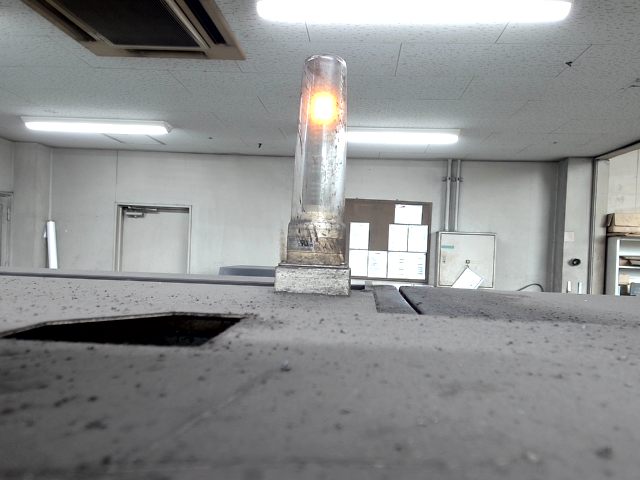
#> input picture sample_img/1.png, 640 x 480 px; its folder holds only this picture in this run
$ python 2.py
#> lines starting #> are read from the running program, lines starting #| are printed output that depends on the picture; after the words box and inside, x2 and y2 are one past the last pixel; in counts of white or black regions, pixels touching at a corner belong together
import cv2
import os
import glob
from datetime import datetime

def get_image_files():
    """sample_imgフォルダから画像ファイルを取得"""
    image_extensions = ['*.jpg', '*.jpeg', '*.png', '*.bmp', '*.tiff', '*.tif']
    image_files = []

    for ext in image_extensions:
        image_files.extend(glob.glob(os.path.join('sample_img', ext)))
        image_files.extend(glob.glob(os.path.join('sample_img', ext.upper())))

    return sorted(image_files)

def select_image_file():
    """画像ファイルを選択する"""
    image_files = get_image_files()

    if not image_files:
        print("sample_imgフォルダに画像ファイルが見つかりません")
        print("対応形式: jpg, jpeg, png, bmp, tiff, tif")
        return None

    if len(image_files) == 1:
        print(f"画像ファイルを読み込みます: {image_files[0]}")
        return image_files[0]

    print("複数の画像ファイルが見つかりました:")
    for i, file in enumerate(image_files):
        print(f"{i + 1}: {os.path.basename(file)}")

    while True:
        try:
            choice = input("画像を選択してください (番号を入力): ")
            index = int(choice) - 1
            if 0 <= index < len(image_files):
                print(f"選択された画像: {image_files[index]}")
                return image_files[index]
            else:
                print("無効な番号です。再入力してください。")
        except (ValueError, KeyboardInterrupt):
            print("無効な入力です。再入力してください。")

def get_color_coordinates():
    """各色の座標範囲を定義"""
    color_coordinates = {
        'orange': (297, 86, 347, 133),  # (x1, y1, x2, y2)
        'green': (303, 110, 350, 164),  # greenの座標範囲
        'red': (299, 168, 348, 213)     # redの座標範囲
    }
    return color_coordinates

def crop_image_by_color(image_path, color_name, coordinates):
    """指定された色の座標で画像を切り出す"""
    # 画像を読み込み
    image = cv2.imread(image_path)
    if image is None:
        print(f"エラー: 画像ファイルを読み込めませんでした: {image_path}")
        return None

    x1, y1, x2, y2 = coordinates

    # 座標の妥当性をチェック
    height, width = image.shape[:2]
    x1 = max(0, min(x1, width))
    y1 = max(0, min(y1, height))
    x2 = max(0, min(x2, width))
    y2 = max(0, min(y2, height))

    if x1 >= x2 or y1 >= y2:
        print(f"エラー: {color_name}の座標範囲が無効です")
        return None

    # 画像を切り出し
    cropped_image = image[y1:y2, x1:x2]
    print(f"{color_name}の切り出し範囲: ({x1}, {y1}) から ({x2}, {y2})")
    print(f"{color_name}の切り出し後サイズ: {cropped_image.shape[1]} x {cropped_image.shape[0]}")

    return cropped_image

def save_cropped_image_by_color(cropped_image, color_name, original_path):
    """色名付きで切り出した画像を保存"""
    if cropped_image is None:
        return None

    # 元のファイル名から拡張子を取得
    extension = os.path.splitext(original_path)[1]

    # シンプルな色名のファイル名を生成（拡張子がない場合は.pngを使用）
    if not extension:
        extension = '.png'

    output_filename = f"{color_name}{extension}"
    output_path = os.path.join("sample_img", output_filename)

    # 画像を保存（既存ファイルがあれば上書き）
    success = cv2.imwrite(output_path, cropped_image)

    if success:
        print(f"{color_name}の切り出し画像を保存しました: {output_path}")
        return output_path
    else:
        print(f"エラー: {color_name}の画像保存に失敗しました")
        return None

def process_all_colors(image_path):
    """すべての色座標で画像を切り出して保存"""
    print(f"元画像サイズを確認中...")
    original_image = cv2.imread(image_path)
    if original_image is None:
        print("画像の読み込みに失敗しました")
        return []

    print(f"元画像サイズ: {original_image.shape[1]} x {original_image.shape[0]}")

    color_coordinates = get_color_coordinates()
    saved_files = []

    print(f"\n3つの色座標で切り出し処理を開始します...")
    print("=" * 50)

    for color_name, coordinates in color_coordinates.items():
        print(f"\n{color_name.upper()}の処理中...")
        print("-" * 30)

        # 画像を切り出し
        cropped_image = crop_image_by_color(image_path, color_name, coordinates)

        if cropped_image is not None:
            # 色名付きで保存
            output_path = save_cropped_image_by_color(cropped_image, color_name, image_path)
            if output_path:
                saved_files.append((color_name, output_path))
        else:
            print(f"{color_name}の切り出しに失敗しました")

    return saved_files

def display_preview_all_colors(image_path, saved_files):
    """すべての色の切り出し結果をプレビュー表示"""
    original_image = cv2.imread(image_path)
    if original_image is None:
        return

    # 元画像に全ての矩形を描画
    display_original = original_image.copy()
    color_coordinates = get_color_coordinates()

    # 各色の矩形を異なる色で描画
    colors = {
        'orange': (0, 165, 255),    # オレンジ (BGR)
        'green': (0, 255, 0),       # 緑
        'red': (0, 0, 255)          # 赤
    }

    for color_name, coordinates in color_coordinates.items():
        x1, y1, x2, y2 = coordinates
        color = colors.get(color_name, (255, 255, 255))
        cv2.rectangle(display_original, (x1, y1), (x2, y2), color, 2)
        cv2.putText(display_original, color_name.upper(), (x1, y1-10),
                   cv2.FONT_HERSHEY_SIMPLEX, 0.6, color, 2)

    # 元画像を表示
    cv2.namedWindow('Original Image with All Crop Areas', cv2.WINDOW_NORMAL)
    cv2.imshow('Original Image with All Crop Areas', display_original)

    # 各色の切り出し画像を表示
    for color_name, file_path in saved_files:
        cropped_image = cv2.imread(file_path)
        if cropped_image is not None:
            window_name = f'{color_name.upper()} Cropped'
            cv2.namedWindow(window_name, cv2.WINDOW_NORMAL)
            cv2.imshow(window_name, cropped_image)

    print("何かキーを押すと終了します...")
    cv2.waitKey(0)
    cv2.destroyAllWindows()

def main():
    """メイン関数"""
    print("画像切り出しツール (マルチカラー対応)")
    print("=" * 50)
    print("orange、green、redの3つの座標範囲で画像を切り出します")
    print()

    # 現在の座標設定を表示
    color_coordinates = get_color_coordinates()
    print("現在の座標設定:")
    for color_name, coordinates in color_coordinates.items():
        x1, y1, x2, y2 = coordinates
        print(f"  {color_name}: ({x1}, {y1}) から ({x2}, {y2})")
    print()

    # 画像ファイルを選択
    image_path = select_image_file()
#> the loop in select_image_file, `while True:` made 4 passes; the answer given on pass 1: sample_img/1.png
    if image_path is None:
        print("画像ファイルが見つからないため終了します")
        return

    # すべての色座標で処理
    saved_files = process_all_colors(image_path)
#> in process_all_colors, original_image is the input picture: shape (480, 640, 3); mean B, G, R 141.8, 141.8, 140.3
#| 元画像サイズ: 640 x 480
#> in crop_image_by_color, `cropped_image = image[y1:y2, x1:x2]`:
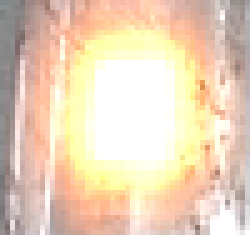
#> cropped_image: shape (47, 50, 3) (shown 5 times larger); mean B, G, R 185.3, 211.1, 234.2
#| orangeの切り出し範囲: (297, 86) から (347, 133)
#| orangeの切り出し後サイズ: 50 x 47
#> in process_all_colors, `output_path = save_cropped_image_by_color(cropped_image, color_name, i..`: output_path = 'sample_img/orange.png'
#> saved_files = [('orange', 'sample_img/orange.png'), ('green', 'sample_img/green.png'), ('red', 'sample_img/red.png')]

    if saved_files:
        print("\n" + "=" * 50)
        print("処理が完了しました！")
        print(f"保存されたファイル数: {len(saved_files)}")
#| 保存されたファイル数: 3
        print("-" * 30)

        for color_name, file_path in saved_files:
            print(f"  {color_name}: {os.path.basename(file_path)}")
#> this loop made 3 passes
#|   orange: orange.png
#|   green: green.png
#|   red: red.png

        # プレビュー表示の選択
        show_preview = input("\n切り出し結果をプレビューしますか？ (y/n): ").lower().strip()
#> the answer given: y
        if show_preview == 'y' or show_preview == 'yes':
            display_preview_all_colors(image_path, saved_files)
#> after the loop in display_preview_all_colors, `for color_name, coordinates in color_coordinates.items():`:
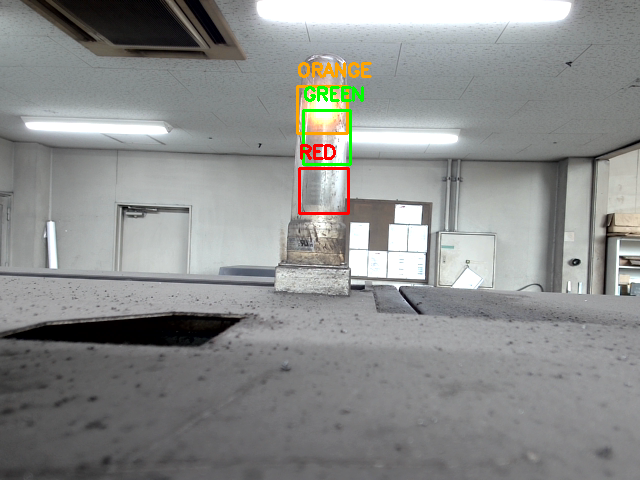
#> display_original: shape (480, 640, 3); 1.03% of pixels changed, all inside (x1, y1, x2, y2) = (296, 62, 372, 215)
#> in display_preview_all_colors, `window_name = f'{color_name.upper()} Cropped'`: window_name = 'ORANGE Cropped'
    else:
        print("すべての画像の切り出しに失敗しました")

if __name__ == "__main__":
    main()
